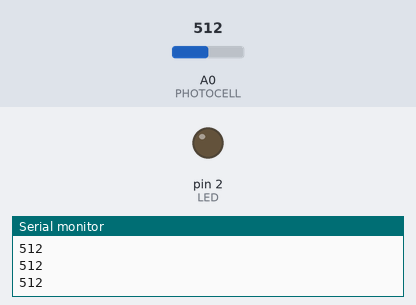
The sketch below on a simulated Arduino Uno, built with avr-gcc and run on an emulated ATmega328P. Shown: output pins drawn as LEDs (lit = HIGH), the last lines printed to the serial monitor. Inputs (shaded band) come from the test bench; at power-on: A0 (PHOTOCELL) = 512.

Above: at 1.2 s.
1.3 s: A0 (PHOTOCELL) set to 739
2.8 s: A0 (PHOTOCELL) set to 758
At 3.7 s:
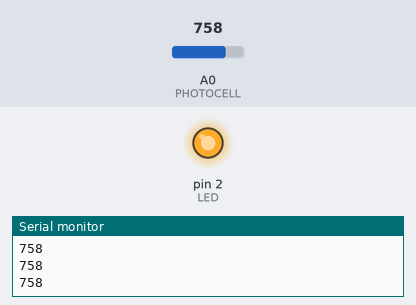
4.3 s: A0 (PHOTOCELL) set to 740
At 4.8 s:
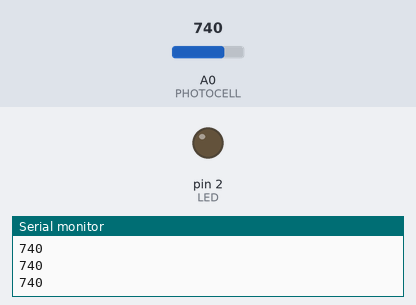
5.8 s: A0 (PHOTOCELL) set to 760
At 7.2 s:
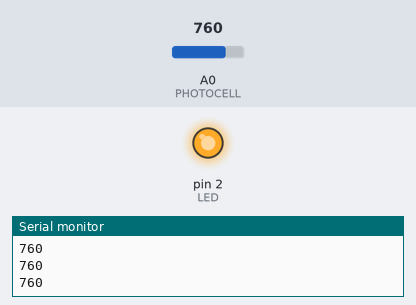
Timing chart, 0 to 8.3 s (numbered marks = the images above; inputs shaded):
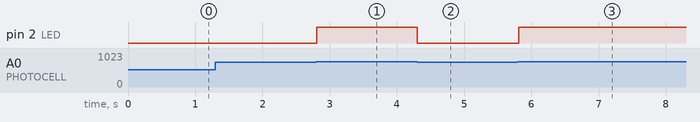

Measured:
- the behaviour switches between 749 and 750 on A0 (PHOTOCELL) (found by bisection; images 0 and 1)
- after the input at 2.8 s, pin 2 (LED): LOW → HIGH at once
- after the input at 4.3 s, pin 2 (LED): HIGH → LOW at once
- after the input at 5.8 s, pin 2 (LED): LOW → HIGH at once

The sketch:

LED_PHOTOSENSOR.ino
```cpp
/*
 * Wire the photocell up to 5V, and add about 5k Ohms
 * to get room level light to measure ~ half light level.
 *
 * Measure the light level by tying the photocell
 * circuit to an analog input pin.
 *
 * Wire an LED up to 5V with 220 Ohms in line, and
 * tie it to a digital output pin to drive it HIGH when
 * the light level gets up enough.
 *
 * Real time light-level readings are written to the serial
 * bus.
 */

int PHOTOCELL = A0;
int LED = 2;
int BAUD_RATE = 9600;
int DELAY = 100;

void setup() {
  // put your setup code here, to run once:
  pinMode(PHOTOCELL, INPUT);
  pinMode(LED, OUTPUT);
  Serial.begin(BAUD_RATE);
}

void loop() {
  // put your main code here, to run repeatedly:
  int lightLevel = analogRead(PHOTOCELL);
  Serial.println(lightLevel);
  if(lightLevel >= 750){
    digitalWrite(LED, HIGH);
  } else {
    digitalWrite(LED, LOW);
  }
}
```
